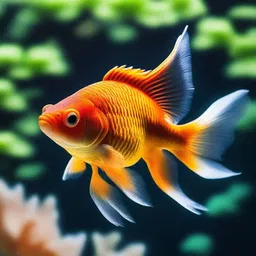
#> input picture data/original/image1.jpg, 256 x 256 px
$ jupyter execute noised_downsample.ipynb
#> lines starting #> are read from the running program, lines starting #| are printed output that depends on the picture
[cell 1]
from PIL import Image
import cv2
import scipy.ndimage
import numpy as np
from matplotlib import pyplot as plt

[cell 2]
img1 = Image.open("../../data/original/image1.jpg")
#> img1 is the input picture: PIL image 256x256 RGB; mean R, G, B 86.9, 93.3, 69.8
img2 = Image.open("../../data/original/image2.jpg")
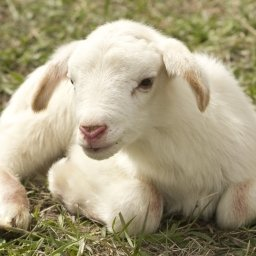
#> input picture data/original/image2.jpg, 256 x 256 px
#> img2 is the input picture: PIL image 256x256 RGB; mean R, G, B 167.8, 158.3, 128.6
img3 = Image.open("../../data/original/image3.jpg")
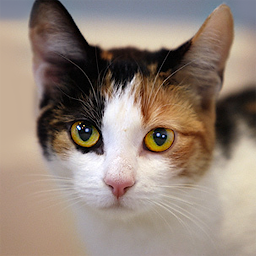
#> input picture data/original/image3.jpg, 256 x 256 px
#> img3 is the input picture: PIL image 256x256 RGBA; mean R, G, B, A 147, 131.1, 119.4, 254.9
images = [img1, img2, img3]
for img in images:
    display(img)
    display(img.size)
#> this loop made 3 passes

[cell 3]
gaussian = []
for img in images:
    img_array = np.array(img)
    sigma = 0.1 ** 0.5
    gauss = np.random.normal(0, sigma, img_array.shape)
    noisy = img_array + gauss * 255
    gaussian.append(Image.fromarray(np.clip(noisy, 0, 255).astype(np.uint8)))
#> this loop made 3 passes
#> pass 1, `gauss = np.random.normal(0, sigma, img_array.shape)`:
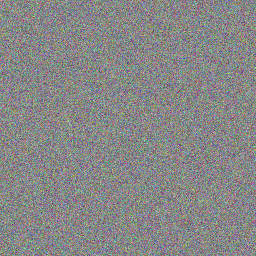
#> gauss: shape (256, 256, 3) float64; mean R, G, B -0.000355, 0.00204, 0.00163; drawn with min black and max white
#> pass 1, `noisy = img_array + gauss * 255`:
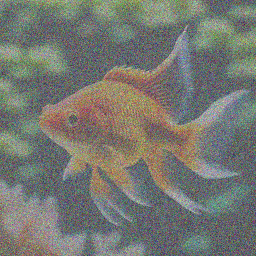
#> noisy: shape (256, 256, 3) float64; mean R, G, B 86.8, 93.9, 70.2; drawn with min black and max white
#> pass 2, `noisy = img_array + gauss * 255`:
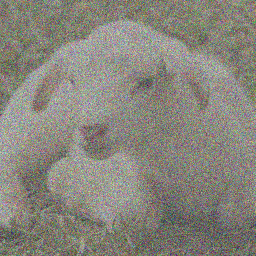
#> noisy: shape (256, 256, 3) float64; mean R, G, B 167.8, 158.7, 128.5; drawn with min black and max white
#> after the loop:
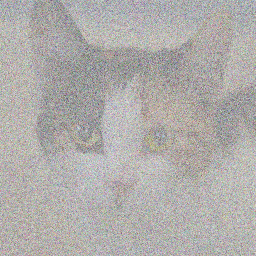
#> noisy: shape (256, 256, 4) float64; mean R, G, B, A 147.4, 131.2, 119.2, 255.4; transparent parts drawn white
#> after the loop, gaussian = 3 items

for img in gaussian:
    display(img)
    display(img.size)

[cell 4]
downsampled1 = []
for img in gaussian:
    downsampled1.append(img.resize((int(img.size[0]/2), int(img.size[1]/2)), Image.Resampling.LANCZOS))
#> after the loop, downsampled1 = 3 items

for img in downsampled1:
    display(img)
    display(img.size)

[cell 5]
snp = []
for img in downsampled1:
    output = np.array(img)
    probs = np.random.random(output.shape[:2])
    output[probs < 0.05] = 0
    output[probs > 1 - 0.05] = 255
    snp.append(Image.fromarray(output))
#> this loop made 3 passes
#> pass 1, `probs = np.random.random(output.shape[:2])`:
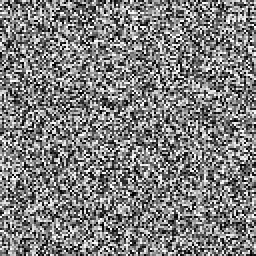
#> probs: shape (128, 128) float64 (shown 2 times larger); min 6.79e-05, max 1, mean 0.499
#> after the loop:
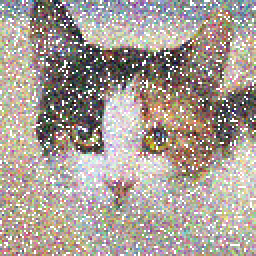
#> output: shape (128, 128, 4) (shown 2 times larger); mean R, G, B, A 142.3, 130.4, 121.4, 212.3; transparent parts drawn white
#> after the loop, snp = 3 items

for img in snp:
    display(img)
    display(img.size)

[cell 6]
downsampled2 = []
for img in snp:
    downsampled2.append(img.resize((int(img.size[0]/2), int(img.size[1]/2)), Image.Resampling.LANCZOS))
#> after the loop, downsampled2 = 3 items

for img in downsampled2:
    display(img)
    display(img.size)
#> this loop made 3 passes
#> pass 1, `display(img)`:
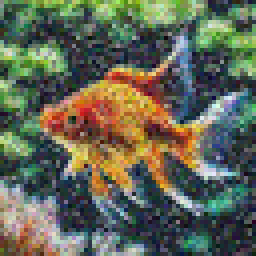
#> shown: PIL image 64x64 RGB (shown 4 times larger); mean R, G, B 98.7, 103, 85.5
#> pass 2, `display(img)`:
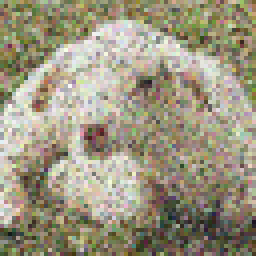
#> shown: PIL image 64x64 RGB (shown 4 times larger); mean R, G, B 156.3, 149.6, 127.5
